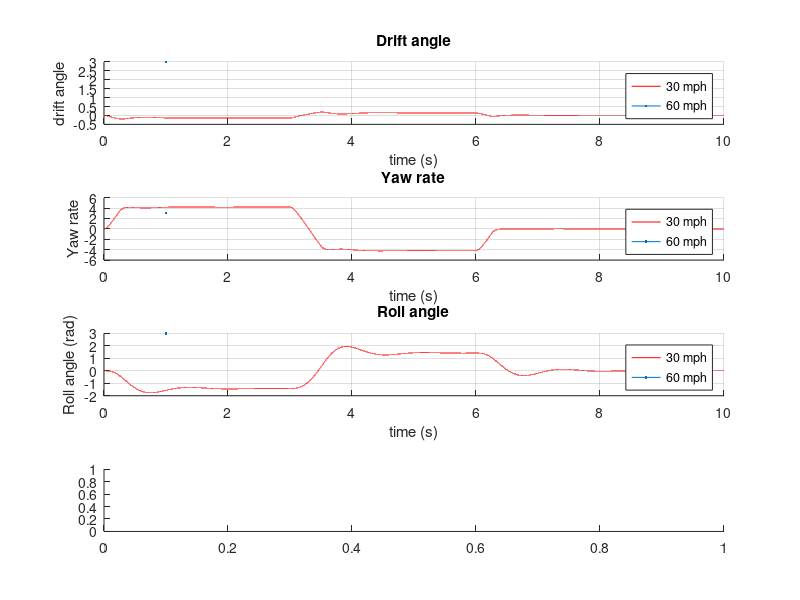

The MATLAB script that drew this image: (Note: this script raises an error after producing the figure.)
clc
close all
clear

%% Parameters
g = 32.17;

W  = 3000;   % lb
Ws = 2700;   % lb

m  = W/g;    % slugs
ms = Ws/g;

x1 = 3.5;    % ft  
x2 = -4.5;    
h  = -1.2;  
t  = 6;      
c_geom = 0.5;

Iz = 40000/g; % slug-ft^2
Ix = 15000/g;

dphiF  = 8000; % lb-ft/rad
dphiR  = 5000; % lb-ft/rad
ddphiF = 1000; % lb-ft-s/rad
ddphiR = 500;  % lb-ft-s/rad

% linear model
c1_lin = 140*(180/pi); % lb/rad  
c2_lin = c1_lin;      

epsilon1 = 0.00;
epsilon2 = 0.00;

K = dphiF + dphiR;
D = ddphiF + ddphiR;

U = [30 60].*(5280/3600); % ft/s

% static load
L = x1 - x2;
Fzf0 = W*(-x2)/L;   
Fzr0 = W*( x1)/L;  

Fzfl0 = Fzf0/2;
Fzfr0 = Fzf0/2;
Fzrl0 = Fzr0/2;
Fzrr0 = Fzr0/2;

Cf_tire = @(Fz) (16.667 + 0.3519 * (Fz) - 0.00001 *(Fz)^2) * (180/pi); 
Cr_tire = @(Fz) (16.667 + 0.3519 * (Fz) - 0.00001 *(Fz)^2) * (180/pi);

%% Main loop over speed
for i = 1:length(U)

    Ux = U(i);

    % time vector
    dt = 0.0001;
    t_sim = 0:dt:10;
    N = length(t_sim);

    % steering input
    rate_max = 180; % deg/s
    delta_hw = zeros(N,1);

    for k = 1:N-1
        if t_sim(k) < 3
            delta_des = 45;
        elseif t_sim(k) < 6
            delta_des = -45;
        else
            delta_des = 0;
        end

        err = delta_des - delta_hw(k);
        max_step = rate_max*dt;

        if abs(err) <= max_step
            delta_hw(k+1) = delta_des;
        else
            delta_hw(k+1) = delta_hw(k) + sign(err)*max_step;
        end
    end

    u = zeros(N,2);
    u(:,1) = delta_hw*pi/180; % delta1
    u(:,2) = 0;               

    
    x = zeros(N,4); % [vy; r; phidot; phi]
    Fz_hist = zeros(N,4);   % [fl fr rl rr]
    C_hist  = zeros(N,2);   % [c1 c2]

    for k = 1:N-1

        vy     = x(k,1);
        r      = x(k,2);
        phidot = x(k,3);
        phi    = x(k,4);

        % roll load tranfer
        Mroll_f = dphiF*phi + ddphiF*phidot;
        Mroll_r = dphiR*phi + ddphiR*phidot;

        dFzf = 2*Mroll_f/t;
        dFzr = 2*Mroll_r/t;

        Fz_fl = Fzfl0 - dFzf/2;
        Fz_fr = Fzfr0 + dFzf/2;
        Fz_rl = Fzrl0 - dFzr/2;
        Fz_rr = Fzrr0 + dFzr/2;

        % NOnlinear tire model
        c1 = Cf_tire(Fz_fl) + Cf_tire(Fz_fr); % front axle total
        c2 = Cr_tire(Fz_rl) + Cr_tire(Fz_rr); % rear axle total
        STUPID(k) = Fz_fl+ Fz_fr;

        ca = c1 + c2;
        cb = x1*c1 + x2*c2;
        cc = x1^2*c1 + x2^2*c2;

        cPhi1 = c1*epsilon1;
        cPhi2 = c2*epsilon2;

         M1 = [m 0 -ms*h; 0 Iz -ms*h*c_geom; -ms*h -ms*h*c_geom Ix];

        M2 = [ -ca/Ux, (-cb/Ux)-m*Ux, 0, cPhi1 + cPhi2;
               -cb/Ux, -cc/Ux, 0, x1*cPhi1 + x2*cPhi2;
                0, ms*h*Ux, -D, -K ];

        M3 = [ c1, c2; x1*c1,  x2*c2;0, 0 ];

        Ak = [M1\M2;
              0 0 1 0];

        Bk = [M1\M3;
              0 0];

        xdot = Ak*x(k,:)' + Bk*u(k,:)';
        x(k+1,:) = x(k,:) + (dt*xdot)';

        Fz_hist(k,:) = [Fz_fl Fz_fr Fz_rl Fz_rr];
        C_hist(k,:)  = [c1 c2];
    end

    

    %% plotting
    if i == 1
        color = "red";
    else
        color = "blue";
    end

    figure(1)

    subplot(4,1,1)
    hold on
    plot(t_sim, -x(:,1)/Ux, Color=color, LineWidth=3)
    xlabel("time (s)")
    ylabel("drift angle")
    title("Drift angle")
    legend("30 mph","60 mph")
    grid on

    subplot(4,1,2)
    hold on
    plot(t_sim, x(:,2), Color=color, LineWidth=3)
    xlabel("time (s)")
    ylabel("Yaw rate")
    title("Yaw rate")
    legend("30 mph","60 mph")
    grid on

    subplot(4,1,3)
    hold on
    plot(t_sim, x(:,4), Color=color, LineWidth=3)
    xlabel("time (s)")
    ylabel("Roll angle (rad)")
    title("Roll angle")
    legend("30 mph","60 mph")
    grid on

    subplot(4,1,4)
    hold on
    plot(t_sim, u(:,1)*(180/pi), "*", Color=color, LineWidth=2)
    xlabel("time (s)")
    ylabel("steering angle (deg)")
    title("Front steering input")
    legend("30 mph","60 mph")
    grid on

    figure(2)
    subplot(2,1,1)
    hold on
    plot(t_sim, Fz_hist(:,1),  t_sim, Fz_hist(:,2), t_sim, Fz_hist(:,3), '--',  t_sim, Fz_hist(:,4), '--', LineWidth=2,Color=color)
    xlabel("time (s)")
    ylabel("Normal load (lb)")
    title("Tire normal loads")
    grid on

    subplot(2,1,2)
    hold on
    plot(t_sim, C_hist(:,1), t_sim, C_hist(:,2), '--', LineWidth=2, Color=color)
    xlabel("time (s)")
    ylabel("Axle cornering stiffness")
    title("Load-dependent axle cornering stiffness")
    legend("front","rear")
    grid on
end
